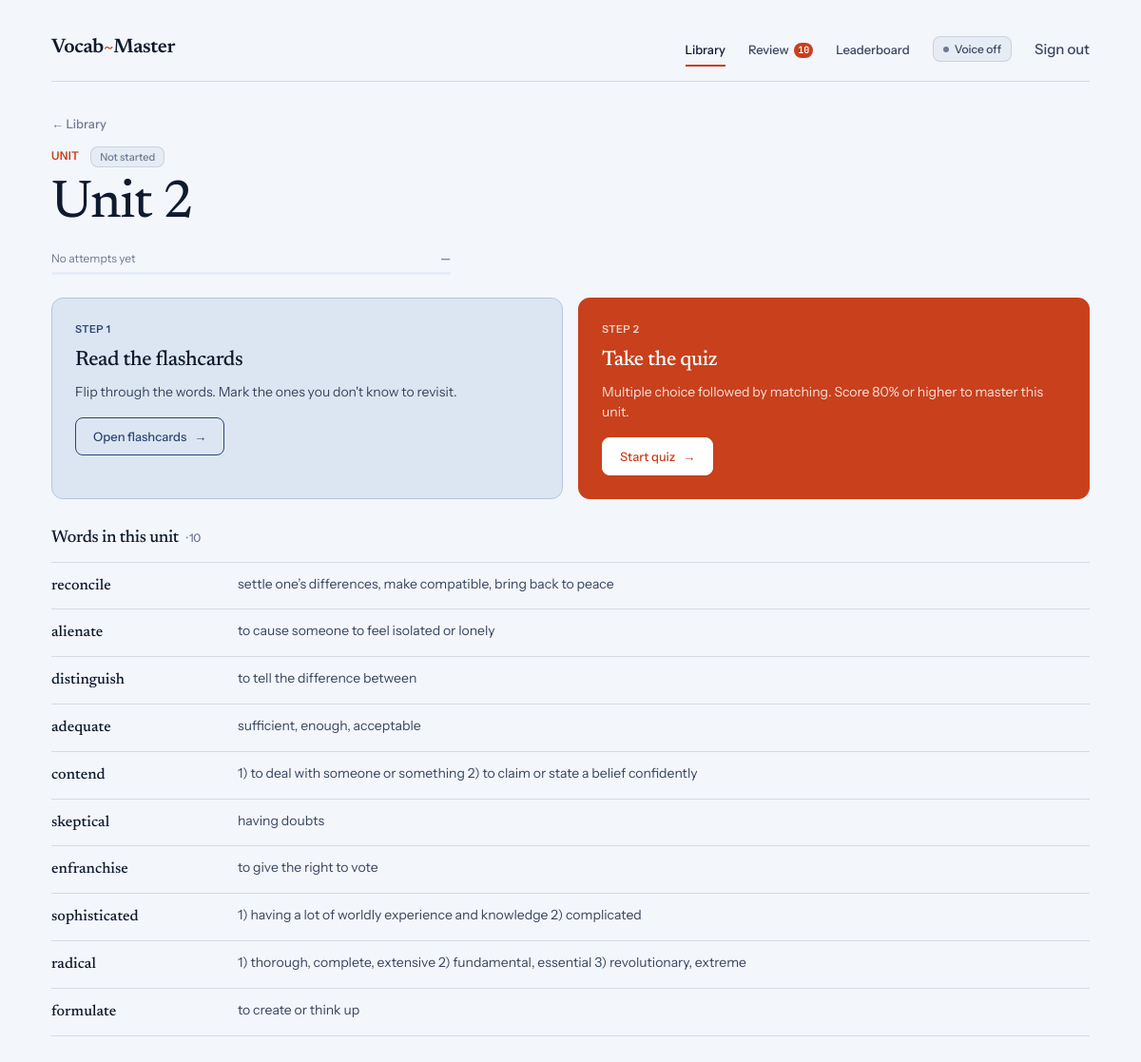
The app's page /learn/unit-2/ (signed in), older data.
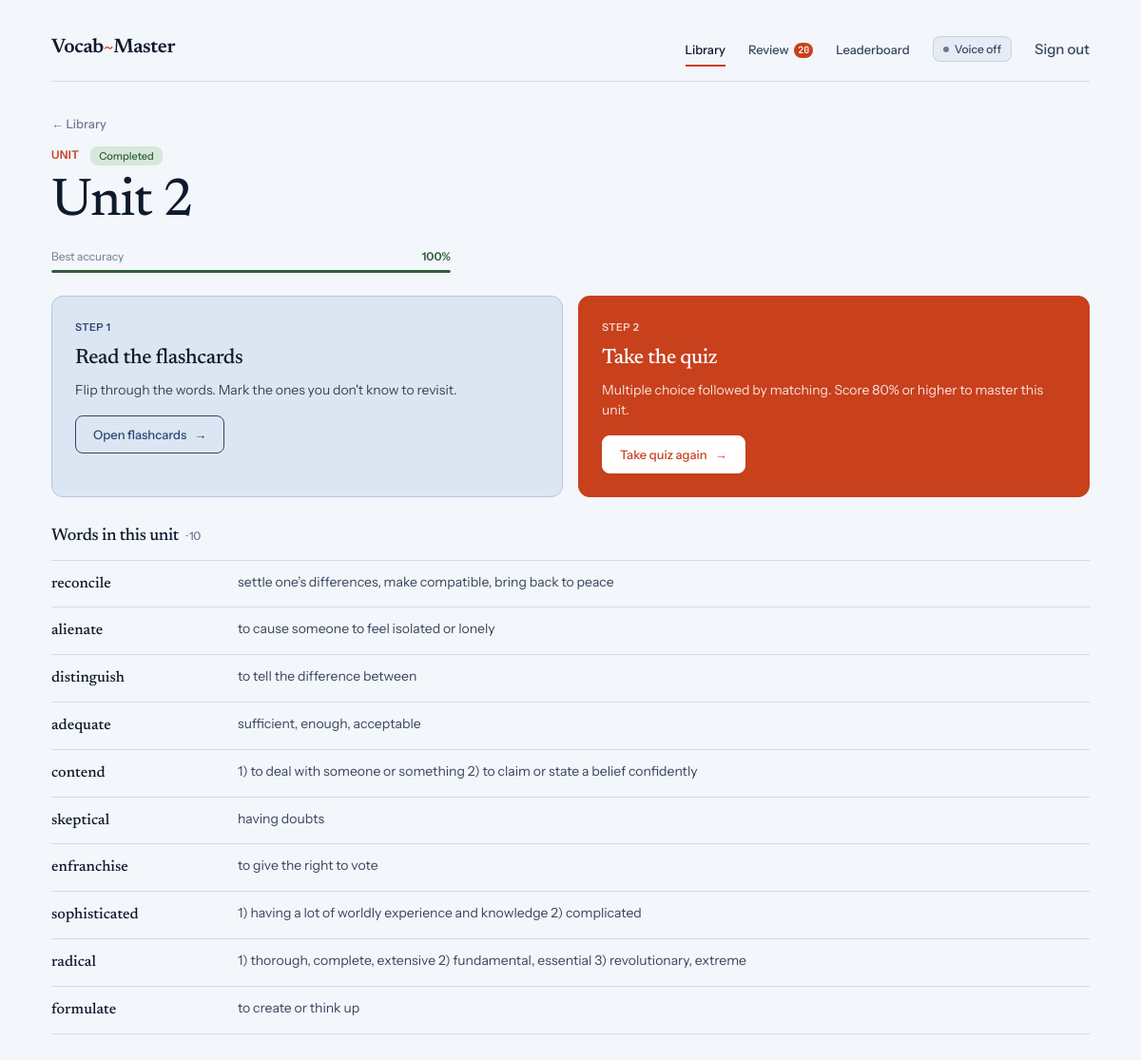
The same page, newer data.
### vocab/models.py (models this page shows)
class UnitProgress(models.Model):
    user = models.ForeignKey(User, on_delete=models.CASCADE)
    unit = models.ForeignKey(Unit, on_delete=models.CASCADE)
    is_completed = models.BooleanField(default=False)
    accuracy = models.FloatField(default=0.0)
    class Meta:
        unique_together = ('user', 'unit')

### vocab/views.py (the view)
# urls.py: path('learn/<slug:unit_slug>/', views.unit_detail, name='unit_detail'),
@login_required(login_url='login')
def unit_detail(request, unit_slug):
    unit = get_object_or_404(Unit, slug=unit_slug)
    progress = UnitProgress.objects.filter(user=request.user, unit=unit).first()
    return render(request, 'vocab/unit_detail.html', {'unit': unit, 'progress': progress})

### vocab/context_processors.py (called while the page is built)
def due_review_count(request):
    if not request.user.is_authenticated:
        return {}
    count = FlashcardReview.objects.filter(
        user=request.user,
        next_review__lte=timezone.now().date(),
    ).count()
    return {'due_review_count': count}

### vocab/templates/vocab/unit_detail.html (shortened to what this page needs)
{% extends "vocab/base.html" %}
{% block content %}
<div class="back-row reveal">
    <a href="{% url 'unit_hub' %}" class="back-link">&larr; Library</a>
</div>
<section class="ud-head reveal">
    <div class="ud-head-top">
        <span class="eyebrow">Unit</span>
        {% if progress and progress.is_completed %}
            <span class="badge badge-success">Completed</span>
        {% elif progress %}
            <span class="badge badge-info">In progress</span>
        {% else %}
            <span class="badge badge-neutral">Not started</span>
        {% endif %}
    </div>
    <h1 class="display ud-title">{{ unit.title }}</h1>
    <div class="ud-prog">
        <div class="ud-prog-row">
            <span class="meta-text">{% if progress %}Best accuracy{% else %}No attempts yet{% endif %}</span>
            <span class="prog-value {% if progress.is_completed %}t-success{% elif progress %}t-info{% else %}t-tertiary{% endif %}">
                {% if progress %}{{ progress.accuracy|floatformat:0 }}%{% else %}—{% endif %}
            </span>
        </div>
        <div class="ptrack">
            {% if progress %}
                <div class="pfill {% if progress.is_completed %}pfill-success{% else %}pfill-info{% endif %}" style="width: {{ progress.accuracy }}%;"></div>
            {% endif %}
        </div>
    </div>
</section>
<section class="ud-actions reveal d2">
    <div class="action surface action-step1">
        <span class="action-num">Step 1</span>
        <h2>Read the flashcards</h2>
        <p>Flip through the words. Mark the ones you don't know to revisit.</p>
        <a href="{% url 'flashcards' unit.slug %}" class="btn ghost">Open flashcards <span class="arrow">&rarr;</span></a>
    </div>
    <div class="action surface action-primary">
        <span class="action-num">Step 2</span>
        <h2>Take the quiz</h2>
        <p>Multiple choice followed by matching. Score 80% or higher to master this unit.</p>
        <a href="{% url 'quiz_detail' unit.slug %}" class="btn">{% if progress %}Take quiz again{% else %}Start quiz{% endif %} <span class="arrow">&rarr;</span></a>
    </div>
</section>
<section class="ud-words reveal d3">
    <h3 class="ud-words-h">Words in this unit <span class="meta-text">&middot; {{ unit.flashcards.count }}</span></h3>
    <div class="word-list">
        {% for card in unit.flashcards.all %}
        <div class="word-row">
            <span class="word-w">{{ card.word }}</span>
            <span class="word-d">{{ card.definition }}</span>
        </div>
        {% empty %}
        <p class="meta-text">No words yet.</p>
        {% endfor %}
    </div>
</section>
{% endblock %}

Row changes from the older to the newer data that the page shows:
added UnitProgress: accuracy "100"
Text that changed along with them:
{{ due_review_count }}: "10" → "20"
text no longer shown: "Not started No attempts yet — Start quiz"
text now shown: "Completed Best accuracy % Take quiz again"
